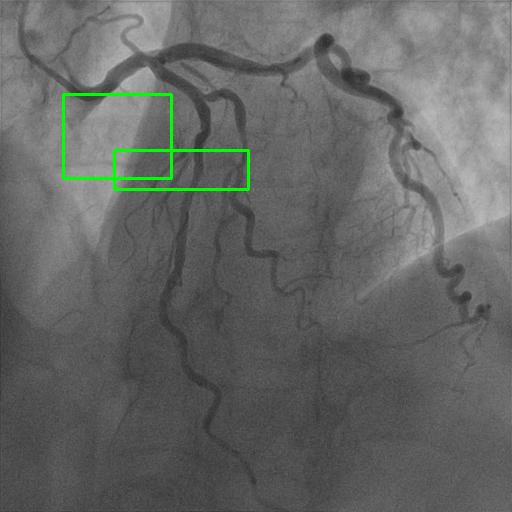
#> input picture report/qa/box_qa_10.png, 512 x 512 px
$ python preprocess.py ../../report/qa/box_qa_10.png out.png
#> lines starting #> are read from the running program, lines starting #| are printed output that depends on the picture
# ============================================================================
# AI-assisted: Generated with Claude (Anthropic) as an ML pair-programmer for
# the ARCADE interview project, and reviewed by the candidate.
# See report/report.md, section "AI Tool Usage".
# ============================================================================
"""Paper-faithful XCA enhancement (Popov et al., 2024, "Deep learning model
training"): white top-hat (50x50) on the image to sharpen vessel edges, rescale
to 0-255, then CLAHE (grid 8x8, clip limit 2).

We follow the paper literally. The white top-hat enhances bright-on-dark
structures; XCA vessels are dark-on-bright, so we operate on the photographic
negative (255 - img) and invert back, which is the standard reading of the
paper's intent and matches Fig. 4b's "contrast- and sharpness-enhanced" output.
The `negative` flag exposes this assumption rather than hiding it.
"""
from __future__ import annotations

import cv2
import numpy as np

TOPHAT_KERNEL = 50  # paper: 50 x 50 kernel of ones
CLAHE_CLIP = 2.0    # paper: clip limit 2
CLAHE_GRID = 8      # paper: 8 x 8 grid


def to_gray_uint8(img: np.ndarray) -> np.ndarray:
    """Return a single-channel uint8 image."""
    if img.ndim == 3:
        img = cv2.cvtColor(img, cv2.COLOR_BGR2GRAY)
    if img.dtype != np.uint8:
        img = cv2.normalize(img, None, 0, 255, cv2.NORM_MINMAX).astype(np.uint8)
    return img


def enhance(
    img: np.ndarray,
    tophat_kernel: int = TOPHAT_KERNEL,
    clahe_clip: float = CLAHE_CLIP,
    clahe_grid: int = CLAHE_GRID,
    negative: bool = True,
) -> np.ndarray:
    """Apply paper preprocessing. Input may be gray/BGR; output is uint8 gray.

    Steps: (optional negative) -> white top-hat -> add back & clip -> rescale
    0-255 -> CLAHE.
    """
#> called with tophat_kernel = 50, clahe_clip = 2, clahe_grid = 8, negative = True
    gray = to_gray_uint8(img)
    work = (255 - gray) if negative else gray
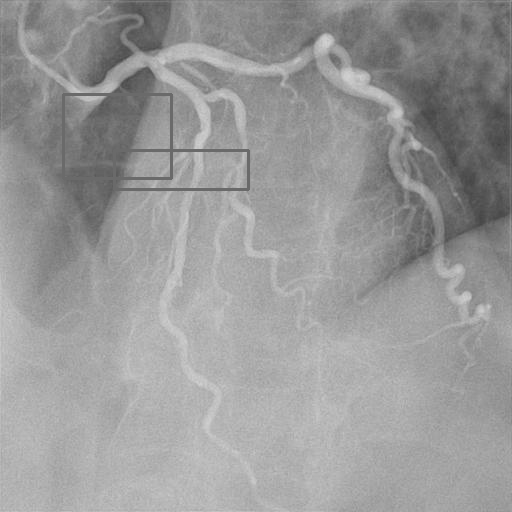
#> work: shape (512, 512); min 65, max 209, mean 153.1

    kernel = cv2.getStructuringElement(
        cv2.MORPH_RECT, (tophat_kernel, tophat_kernel)
    )
    tophat = cv2.morphologyEx(work, cv2.MORPH_TOPHAT, kernel)
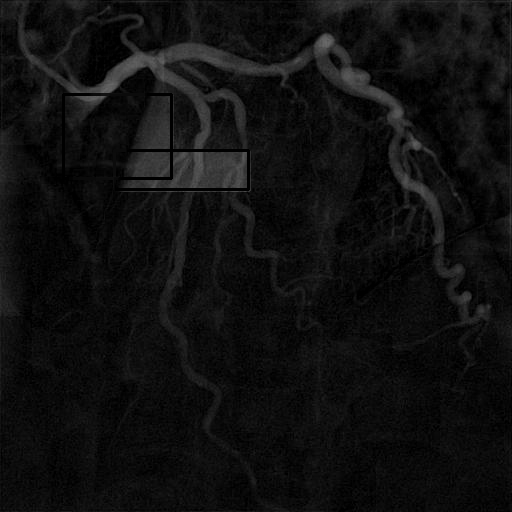
#> tophat: shape (512, 512); min 0, max 106, mean 15.7

    # The top-hat isolates fine bright structures; recombine to boost edges,
    # then rescale to the full 0-255 range before histogram equalisation.
    boosted = cv2.add(work, tophat)
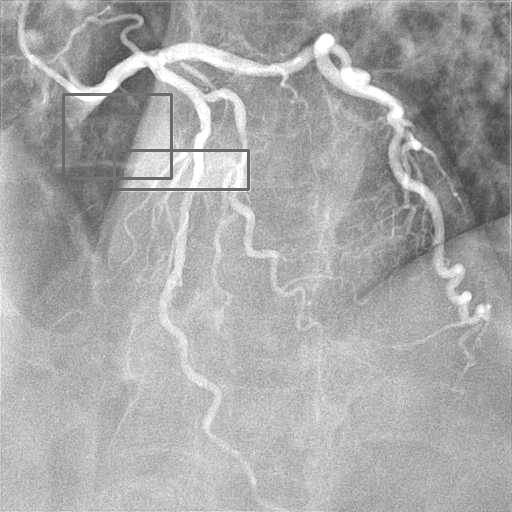
#> boosted: shape (512, 512); min 65, max 255, mean 168.7
    boosted = cv2.normalize(boosted, None, 0, 255, cv2.NORM_MINMAX).astype(np.uint8)
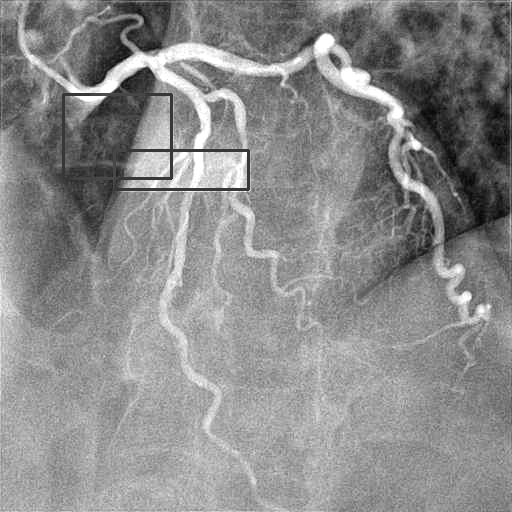
#> boosted: shape (512, 512); min 0, max 255, mean 139.1

    clahe = cv2.createCLAHE(clipLimit=clahe_clip, tileGridSize=(clahe_grid, clahe_grid))
    out = clahe.apply(boosted)
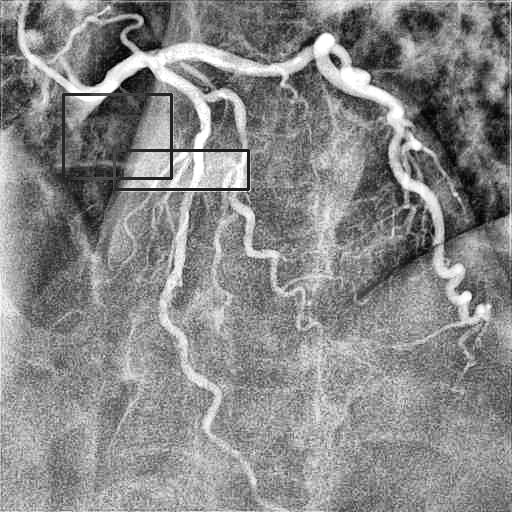
#> out: shape (512, 512); min 1, max 255, mean 136.3

    if negative:
        out = 255 - out
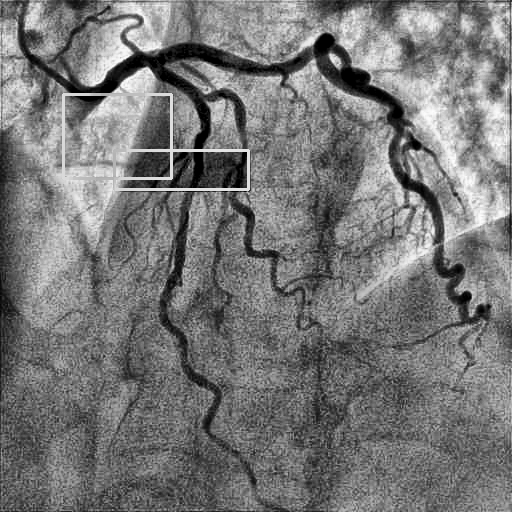
#> out: shape (512, 512); min 0, max 254, mean 118.7
    return out


if __name__ == "__main__":  # pragma: no cover - manual smoke test
    import sys

    src = sys.argv[1]
    dst = sys.argv[2] if len(sys.argv) > 2 else "enhanced.png"
    raw = cv2.imread(src, cv2.IMREAD_GRAYSCALE)
    cv2.imwrite(dst, enhance(raw))
    print(f"wrote {dst}")

$ run again, on report/qa/box_qa_292.png
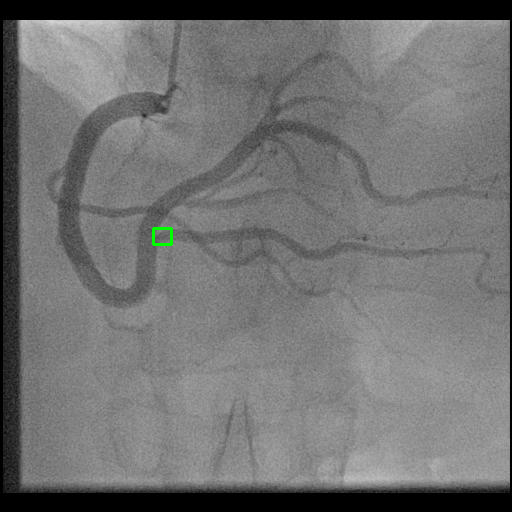
#> input picture report/qa/box_qa_292.png, 512 x 512 px
#> in enhance, `boosted = cv2.normalize(boosted, None, 0, 255, cv2.NORM_MINMAX).astype..`:
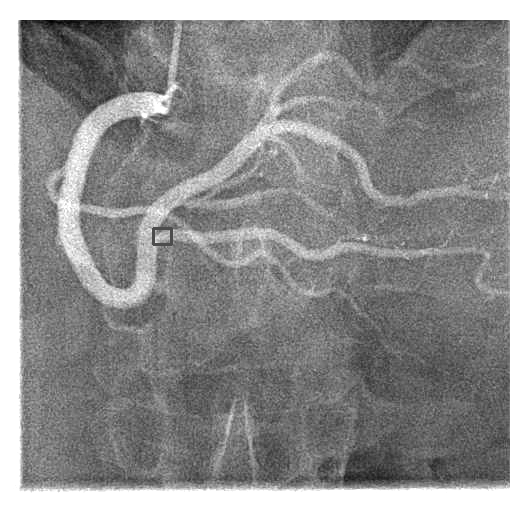
#> boosted: shape (512, 512); min 0, max 255, mean 139.5
#> in enhance, `out = 255 - out`:
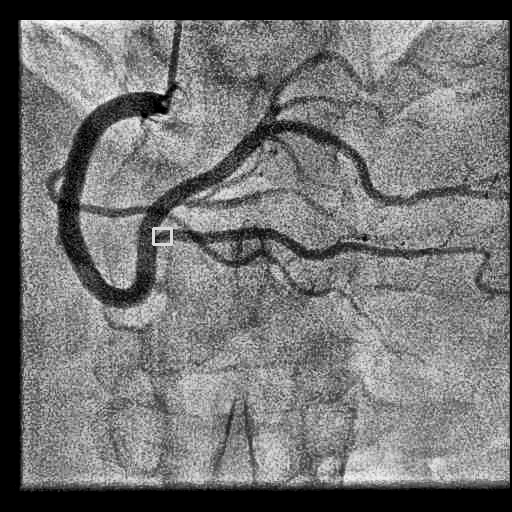
#> out: shape (512, 512); min 0, max 254, mean 115.8

$ run again, on report/qa/box_qa_313.png
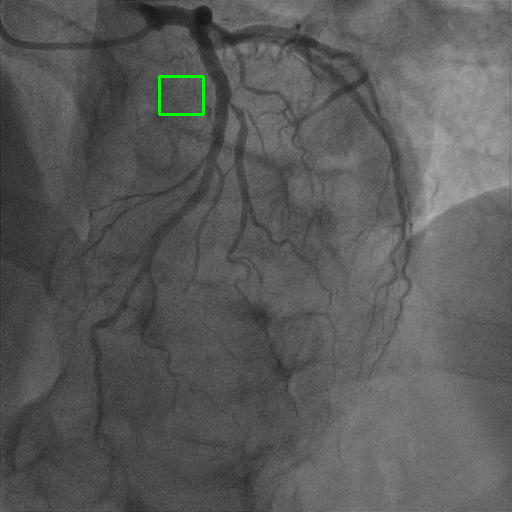
#> input picture report/qa/box_qa_313.png, 512 x 512 px
#> in enhance, `boosted = cv2.normalize(boosted, None, 0, 255, cv2.NORM_MINMAX).astype..`:
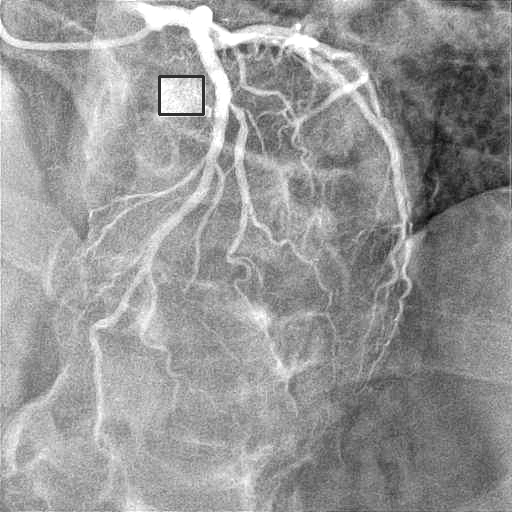
#> boosted: shape (512, 512); min 0, max 255, mean 151.2
#> in enhance, `out = 255 - out`:
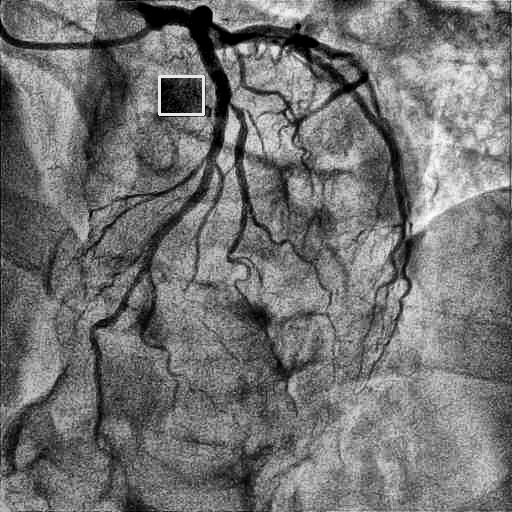
#> out: shape (512, 512); min 0, max 255, mean 114.1

$ run again, on report/qa/box_qa_378.png
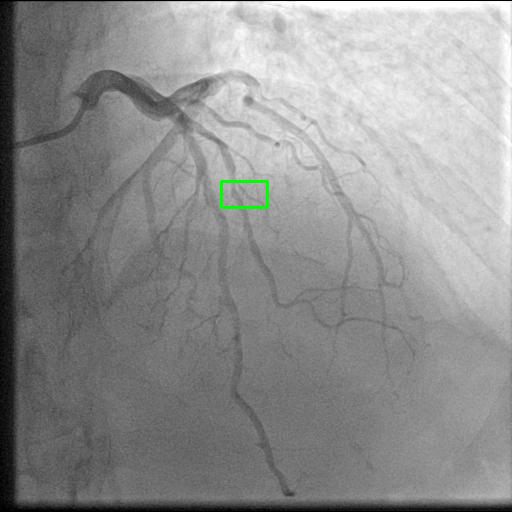
#> input picture report/qa/box_qa_378.png, 512 x 512 px
#> in enhance, `boosted = cv2.add(work, tophat)`:
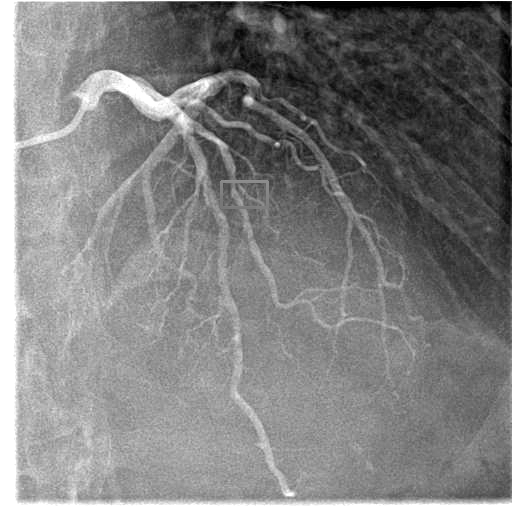
#> boosted: shape (512, 512); min 0, max 255, mean 127.3
#> in enhance, `out = 255 - out`:
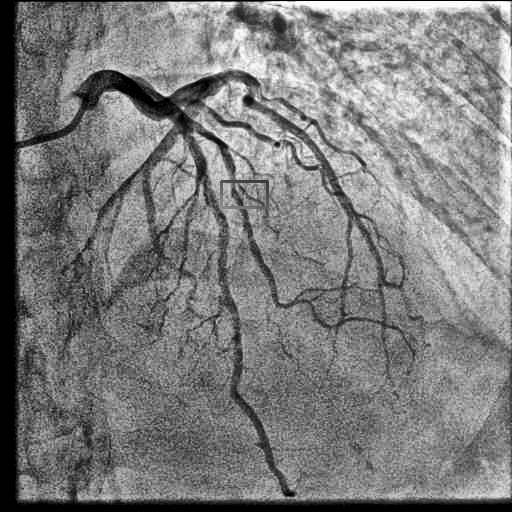
#> out: shape (512, 512); min 0, max 254, mean 124
